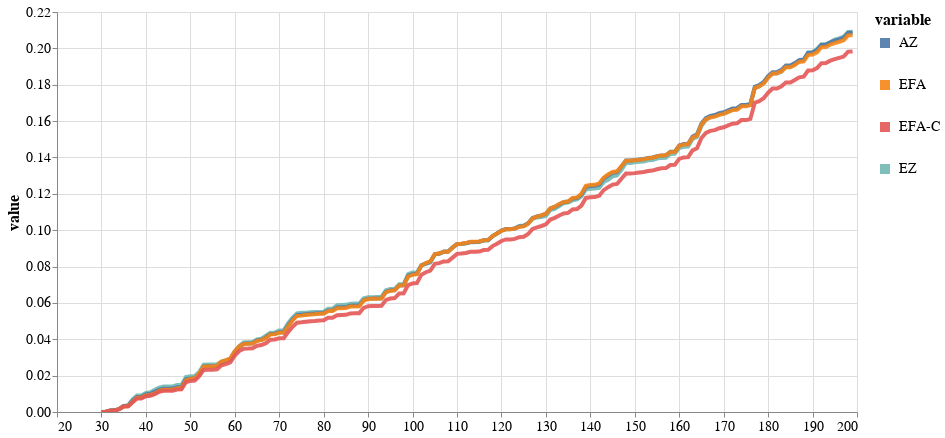

Write notebook code for a chart like this one.
### Code cell
model_evidence = get_model_evidence('log/fabian_sim/20210829_134725_sim_m7/')
bf = pd.DataFrame(model_evidence, columns=['EZ'])
bf['idx'] = np.arange(bf.shape[0])+30
bf['AZ'] = get_model_evidence('log/fabian_sim/20210829_134729_sim_m5/')
bf['EFA'] = get_model_evidence('log/fabian_sim/20210829_134730_sim_m9/')
bf['EFA-C'] = get_model_evidence('log/fabian_sim/20210829_134734_sim_m10/')
plot_bf(bf, 800, 400)

### Figure 1 — Vega-Lite specification as saved in the notebook (floating-point values rounded to 4 significant figures; data arrays with more than 128 entries replaced by an {"elided": "..."} marker saying what was removed)
{"config": {"view": {"continuousWidth": 400, "continuousHeight": 300}, "axis": {"labelFontSize": 14, "titleFontSize": 16}, "legend": {"labelFontSize": 14, "symbolStrokeWidth": 10, "titleFontSize": 16}}, "data": {"name": "data-16a155a24c3433430b475c290a08f398"}, "mark": {"type": "line", "opacity": 0.9, "strokeWidth": 4}, "encoding": {"color": {"type": "nominal", "field": "variable"}, "x": {"type": "quantitative", "field": "idx", "title": null}, "y": {"type": "quantitative", "field": "value"}}, "height": 400, "selection": {"selector001": {"type": "interval", "bind": "scales", "encodings": ["x", "y"]}}, "width": 800, "$schema": "https://vega.github.io/schema/vega-lite/v4.8.1.json", "datasets": {"data-16a155a24c3433430b475c290a08f398": {"elided": "680 records"}}}
